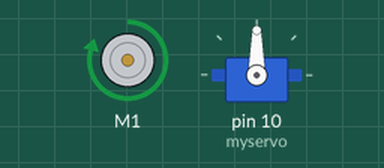
Bench run of a sketch on a simulated Arduino Uno, built with avr-gcc and run on an emulated ATmega328P. On the bench: DC motor (green arrow = forward, orange = backward, longer = faster), servo.

Above: at 0.1 s.
At 31.3 s:
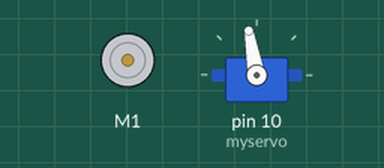
Timing chart, 0 to 32.8 s (numbered marks = the images above):
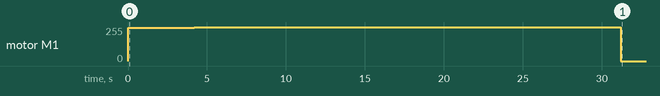

The sketch:

sketchsusan_jul11b_copy_20240716092712.ino
```cpp
#include<Servo.h>// Incluye la librería para controlar el servo
#include<AFMotor.h>// Incluye la librería para controlar el motor L293D
Servo myservo;// Variable del servo llamado myservo
AF_DCMotor motor1(1); //Motor1 para controlar el motor en el puerto 1 del controlador L293D
void setup()
{
 motor1.run(RELEASE);
  myservo.attach(10);// Asigna el pin 10 al objeto myservo para controlar el servo
  motor1.setSpeed(250);// Establece la velocidad del motor en 250
  myservo.write(90);//Mueve el servo a la posición de 90 grados (inicial)
  motor1.run(FORWARD);// Configura el motor para que gire hacia adelante
  delay(1700);// Espera 1.7 segundos
  myservo.write(100);//Mueve el servo a la posición de 100 grados
  motor1.setSpeed(250); // Ajusta nuevamente la velocidad del motor a 250
  motor1.run(FORWARD);// Configura el motor para que gire hacia adelante
  delay(2500); // Espera 2.5 segundos
 myservo.write(100);// Mantiene el servo en la posición de 100 grados
  motor1.setSpeed(255);// Establece la velocidad máxima del motor
  motor1.run(FORWARD);// Configura el motor para que gire hacia adelante
  delay(27000); // Espera 27 segundos para completar las 3 vueltas
  motor1.setSpeed(0);// Detiene el motor
  motor1.run(RELEASE); // Libera el motor (sin potencia)
}

void loop(){
  // El loop está vacío ya que la acción se realiza solo una vez en setup
}
```

Measured:
- by itself, motor M1: stopped → forward 250/255 at 0.00 s, → forward 255/255 4.2 s later, → stopped 27.0 s later
